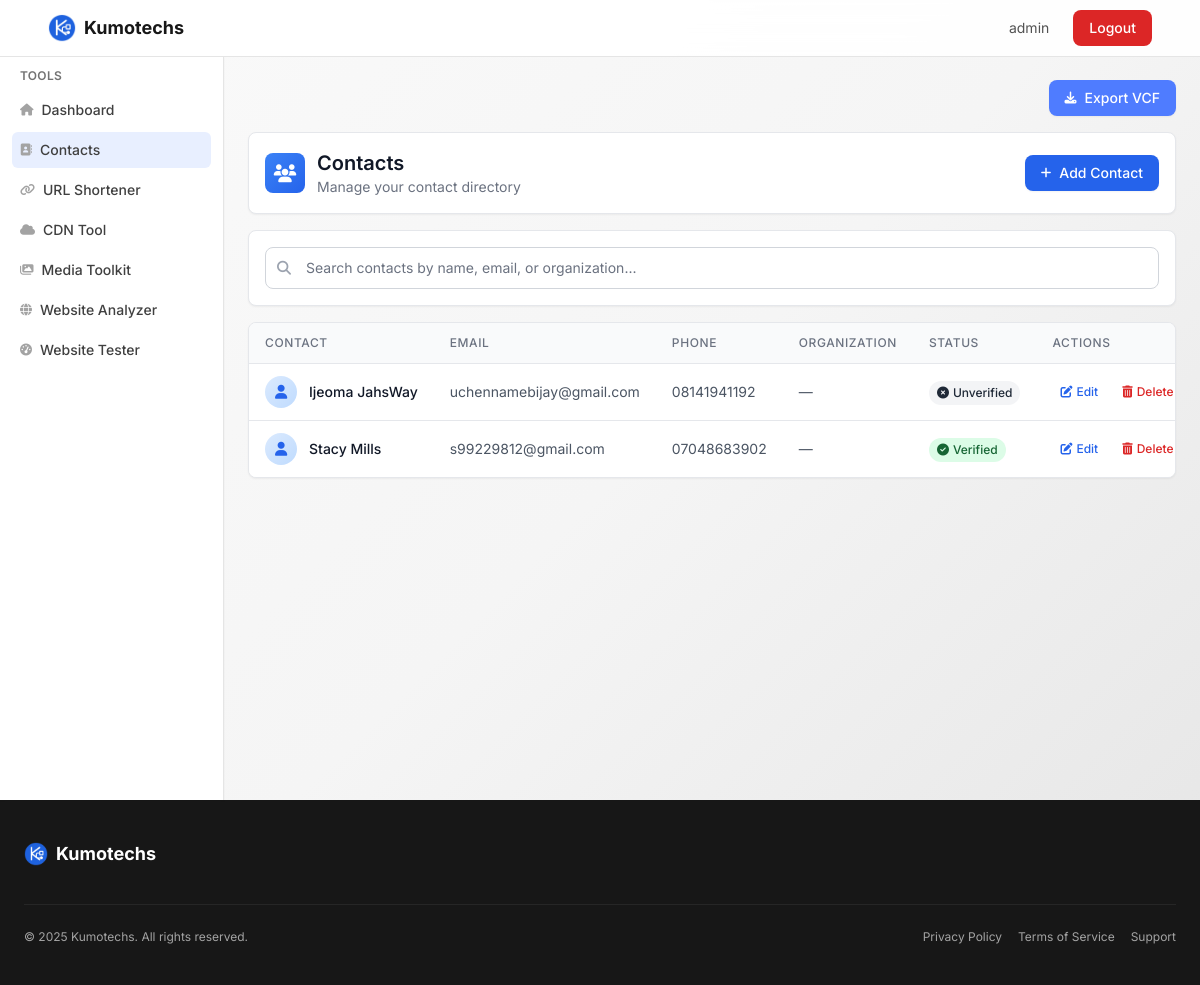
The page /contacts/manage/ (signed in) on the database as committed earlier.
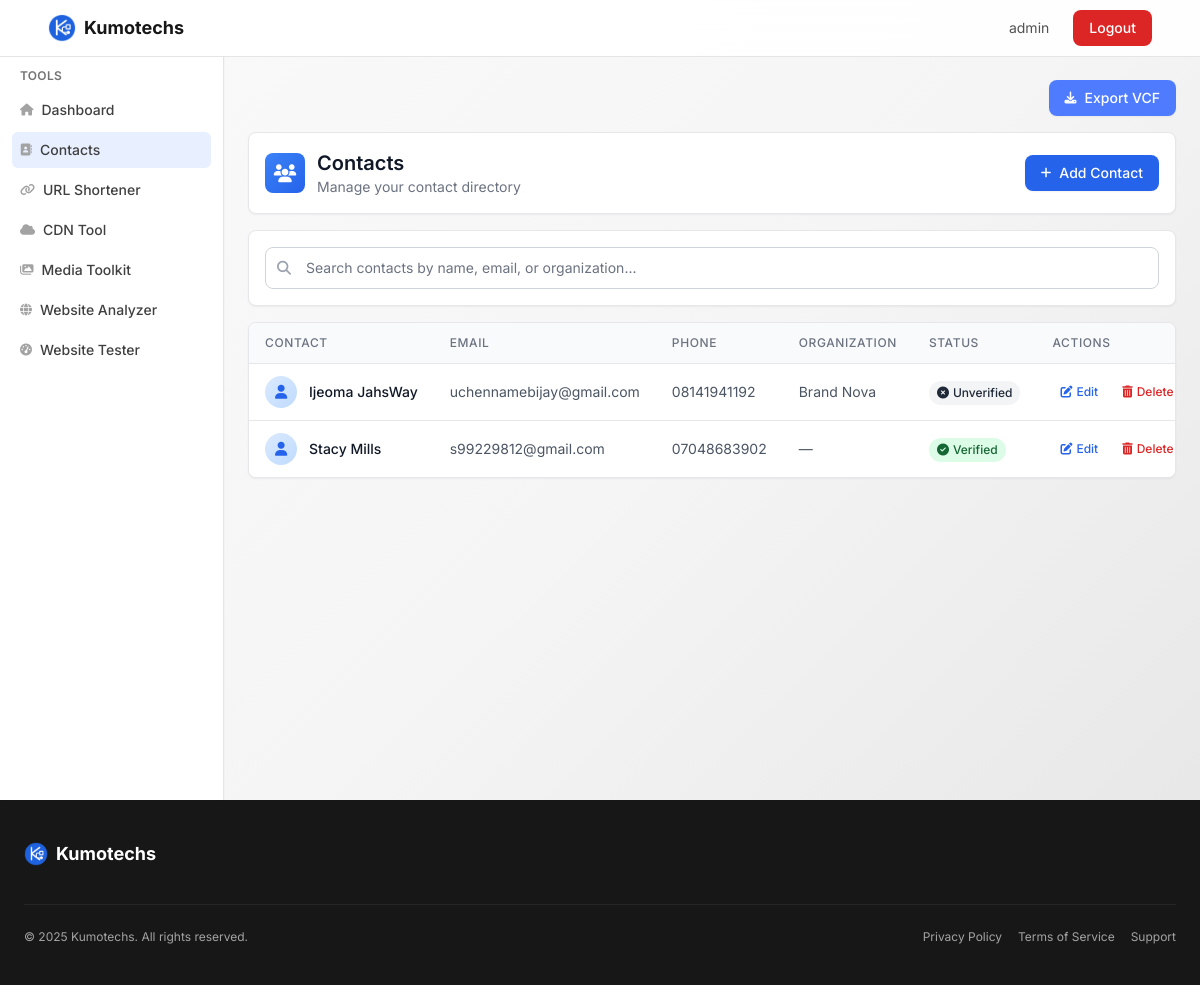
The same page on the database as committed later.
### contacts/models.py (models this page shows, shortened)
class Contact(models.Model):
    PREFIX_CHOICES = [
        ('', 'None'),
        ('Mr.', 'Mr.'),
        ('Mrs.', 'Mrs.'),
        ('Ms.', 'Ms.'),
        ('Dr.', 'Dr.'),
    ]
    owner = models.ForeignKey(User, on_delete=models.CASCADE, related_name='contacts')
    prefix = models.CharField(max_length=4, choices=PREFIX_CHOICES, blank=True)
    name = models.CharField(max_length=100)
    email = models.EmailField(blank=True)
    phone = models.CharField(max_length=15)
    organization = models.CharField(max_length=100, blank=True)
    verified = models.BooleanField(default=False)
    created_at = models.DateTimeField(auto_now_add=True)
    updated_at = models.DateTimeField(auto_now=True)
    class Meta:
        ordering = ['name']

### contacts/views.py (the view)
# urls.py: path("manage/", views.manage_contacts, name="manage_contacts"),
@login_required
@ensure_csrf_cookie
def manage_contacts(request):
    contacts = Contact.objects.filter(owner=request.user)
    return render(request, "contacts/single_page_contacts.html", {"contacts": contacts})

### contacts/templates/contacts/single_page_contacts.html (shortened to what the changed rows need)
{% extends "base.html" %}
{% block content %}
<div x-data="{ showFilters: false }" class="space-y-4">
    <div class="bg-white dark:bg-gray-800 rounded-lg shadow-sm border border-gray-200 dark:border-gray-700">
        <div class="p-4">
            <div class="flex flex-col sm:flex-row justify-between items-start sm:items-center gap-3">
                <div class="flex items-center space-x-3">
                    <div>
                        <h1 class="text-xl font-semibold text-gray-900 dark:text-white">Contacts</h1>
                    </div>
                </div>
            </div>
        </div>
    </div>
    <div class="bg-white dark:bg-gray-800 rounded-lg shadow-sm border border-gray-200 dark:border-gray-700 overflow-hidden">
        <div class="overflow-x-auto">
            <table class="min-w-full divide-y divide-gray-200 dark:divide-gray-700">
                <thead class="bg-gray-50 dark:bg-gray-900">
                    <tr>
                        <th scope="col" class="px-4 py-3 text-left text-xs font-medium text-gray-500 dark:text-gray-400 uppercase tracking-wider">
                            Contact
                        </th>
                        <th scope="col" class="px-4 py-3 text-left text-xs font-medium text-gray-500 dark:text-gray-400 uppercase tracking-wider">
                            Email
                        </th>
                        <th scope="col" class="px-4 py-3 text-left text-xs font-medium text-gray-500 dark:text-gray-400 uppercase tracking-wider">
                            Phone
                        </th>
                        <th scope="col" class="px-4 py-3 text-left text-xs font-medium text-gray-500 dark:text-gray-400 uppercase tracking-wider">
                            Organization
                        </th>
                        <th scope="col" class="px-4 py-3 text-left text-xs font-medium text-gray-500 dark:text-gray-400 uppercase tracking-wider">
                            Status
                        </th>
                        <th scope="col" class="px-4 py-3 text-left text-xs font-medium text-gray-500 dark:text-gray-400 uppercase tracking-wider">
                            Actions
                        </th>
                    </tr>
                </thead>
                <tbody id="contact-list" class="bg-white dark:bg-gray-800 divide-y divide-gray-200 dark:divide-gray-700">
                    {% for contact in contacts %}
                    <tr data-contact-id="{{ contact.id }}" class="hover:bg-gray-50 dark:hover:bg-gray-700 transition-colors duration-150">
                        <td class="px-4 py-3">
                            <div class="flex items-center space-x-3">
                                <div class="flex-shrink-0 w-8 h-8 bg-gradient-to-br from-blue-100 to-blue-200 dark:from-blue-800 dark:to-blue-900 rounded-full flex items-center justify-center">
                                    <i class="fas fa-user text-blue-600 dark:text-blue-400 text-sm"></i>
                                </div>
                                <div class="min-w-0 flex-1">
                                    <div class="text-sm font-medium text-gray-900 dark:text-white truncate">
                                        {% if contact.prefix %}{{ contact.prefix }} {% endif %}{{ contact.name }}
                                    </div>
                                </div>
                            </div>
                        </td>
                        <td class="px-4 py-3">
                            <div class="text-sm text-gray-600 dark:text-gray-300">
                                {% if contact.email %}
                                    <a href="mailto:{{ contact.email }}" class="hover:text-blue-600 dark:hover:text-blue-400 transition-colors">
                                        {{ contact.email }}
                                    </a>
                                {% else %}
                                    <span class="text-gray-400">—</span>
                                {% endif %}
                            </div>
                        </td>
                        <td class="px-4 py-3">
                            <div class="text-sm text-gray-600 dark:text-gray-300">
                                <a href="tel:{{ contact.phone }}" class="hover:text-blue-600 dark:hover:text-blue-400 transition-colors">
                                    {{ contact.phone }}
                                </a>
                            </div>
                        </td>
                        <td class="px-4 py-3">
                            <div class="text-sm text-gray-600 dark:text-gray-300">
                                {{ contact.organization|default:"—" }}
                            </div>
                        </td>
                        <td class="px-4 py-3">
                            <button onclick="toggleVerification({{ contact.id }}, {{ contact.verified|yesno:'true,false' }})"
                                    class="inline-flex items-center px-2 py-1 rounded-full text-xs font-medium transition-all duration-200 hover:shadow-sm {% if contact.verified %}bg-green-100 text-green-800 dark:bg-green-900 dark:text-green-200{% else %}bg-gray-100 text-gray-800 dark:bg-gray-700 dark:text-gray-300{% endif %}">
                                <i class="fas {% if contact.verified %}fa-check-circle{% else %}fa-times-circle{% endif %} mr-1"></i>
                                {{ contact.verified|yesno:"Verified,Unverified" }}
                            </button>
                        </td>
                        <td class="px-4 py-3">
                            <div class="flex items-center space-x-2">
                                <button onclick="editContact({{ contact.id }})"
                                        class="inline-flex items-center px-2 py-1 text-xs font-medium text-blue-600 dark:text-blue-400 hover:text-blue-800 dark:hover:text-blue-300 hover:bg-blue-50 dark:hover:bg-blue-900 rounded transition-all duration-200">
                                    <i class="fas fa-edit mr-1"></i>
                                    Edit
                                </button>
                                <button onclick="deleteContact({{ contact.id }})"
                                        class="inline-flex items-center px-2 py-1 text-xs font-medium text-red-600 dark:text-red-400 hover:text-red-800 dark:hover:text-red-300 hover:bg-red-50 dark:hover:bg-red-900 rounded transition-all duration-200">
                                    <i class="fas fa-trash-alt mr-1"></i>
                                    Delete
                                </button>
                            </div>
                        </td>
                    </tr>
                    {% endfor %}
                </tbody>
            </table>
        </div>
    </div>
</div>
{% endblock %}

Rows that differ between the two databases and show on the page:
changed Contact "Ijeoma JahsWay": organization "—" → "Brand Nova"
